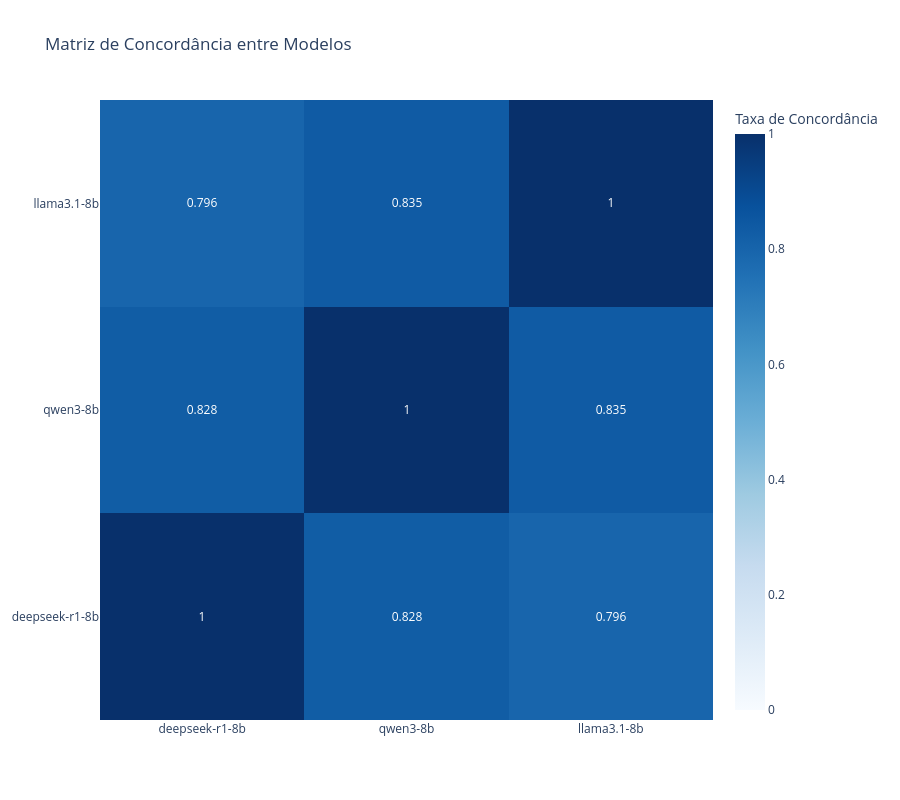

Source (notebook cell):
### Markdown cell above
### - Pairwise_agreement

### Code cell
logger.info("\n📊 Gerando heatmap de concordância...")
visualizer.plot_agreement_heatmap(
    agreement_df=report['pairwise_agreement'],
    title='Matriz de Concordância entre Modelos',
)

### Figure 1 — Plotly figure (JSON) as saved in the notebook; plotly's stock layout.template omitted (floating-point values rounded to 4 significant figures)
{"data": [{"colorbar": {"title": {"text": "Taxa de Concordância"}}, "colorscale": [[0, "rgb(247,251,255)"], [0.125, "rgb(222,235,247)"], [0.25, "rgb(198,219,239)"], [0.375, "rgb(158,202,225)"], [0.5, "rgb(107,174,214)"], [0.625, "rgb(66,146,198)"], [0.75, "rgb(33,113,181)"], [0.875, "rgb(8,81,156)"], [1, "rgb(8,48,107)"]], "text": [[1, 0.828, 0.796], [0.828, 1, 0.835], [0.796, 0.835, 1]], "texttemplate": "%{text}", "type": "heatmap", "x": ["deepseek-r1-8b", "qwen3-8b", "llama3.1-8b"], "y": ["deepseek-r1-8b", "qwen3-8b", "llama3.1-8b"], "z": [[1, 0.8279, 0.7964], [0.8279, 1, 0.8353], [0.7964, 0.8353, 1]], "zmax": 1, "zmin": 0}], "layout": {"height": 800, "title": {"text": "Matriz de Concordância entre Modelos"}, "width": 900}}
